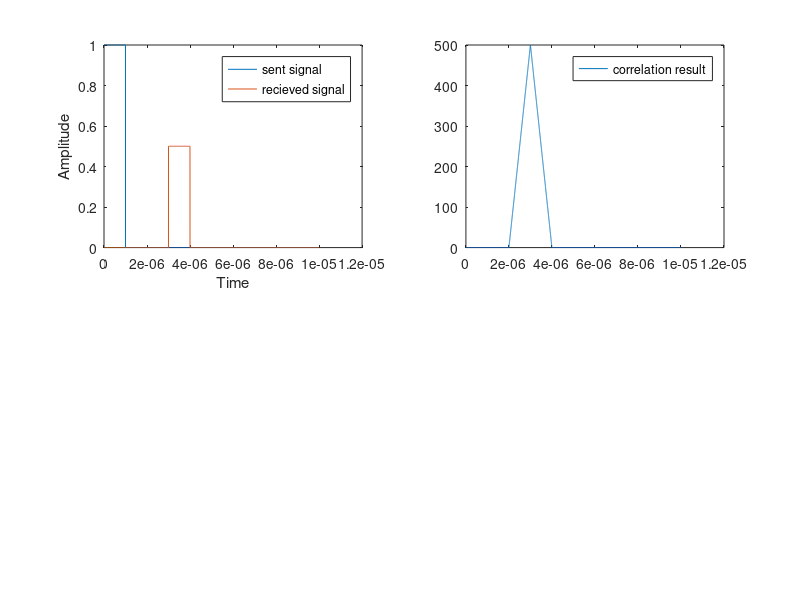

Here is the MATLAB script that generated this plot:
clc
clear
ts = 1e-9;
T = 1e-5;
tau = 1e-6;
t=0:ts:T;
t_len=length(t);
sent_signal = zeros(1,t_len);
sent_signal(1:round(tau/ts))=1;

subplot(2,2,1);
plot(t,sent_signal);
ylabel("Amplitude");
xlabel("Time");
hold on;

alpha = 0.5;
R = 450;
C = 3e8; %speed of lights
recieved = zeros(1,t_len);

td = 2*R/C;
recieved(round(td/ts):round((td+tau)/ts)-1) = alpha*1;
plot(t,recieved);
legend('sent signal','recieved signal');
hold on;
temp = ones(1,round(tau/ts));
ro=zeros(1,t_len);
for i=1:t_len-round(tau/ts)
    ro(i)=sum(recieved(i:i+round(tau/ts)-1).*temp);
end
subplot(2,2,2);
plot(t,ro);
legend('correlation result');
[amplitude, distance_in_time] = max(ro);
distance=distance_in_time*1e-9*C/2;
disp(distance);